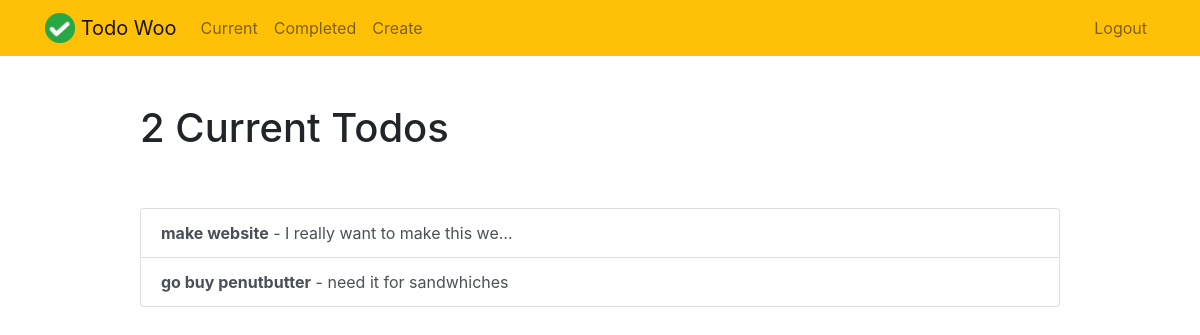
/current/ (signed in), run on the app's committed database.
### todo/models.py (models this page shows, shortened)
class Todo(models.Model):
    title = models.CharField(max_length=100)
    memo = models.TextField(blank=True)
    created = models.DateTimeField(auto_now_add=True)
    datecompleted = models.DateTimeField(null=True, blank=True)
    important = models.BooleanField(default=False)
    user = models.ForeignKey(User, on_delete=models.CASCADE)

### todo/views.py (the view)
# urls.py: path('current/', views.currenttodos, name='currenttodos'),
@login_required
def currenttodos(request):
    todos = Todo.objects.filter(user=request.user, datecompleted__isnull=True)
    return render(request, 'todo/currenttodos.html', {'todos':todos})

### todo/templates/todo/currenttodos.html
{% extends "todo/base.html" %}
{% block content %}
    <div class="row justify-content-center mt-5">
        <div class="col-md-10">
            {% if todos %}
                 <h1>{{ todos.count }} Current Todo{{ todos.count|pluralize }}</h1>
            {% else %}
                           <h1>Current Todos</h1>
            {% endif %}
        </div>
    </div>
    <div class="row justify-content-center mt-5">
        <div class="col-md-10">
        {% if todos %}
            <div class="list-group">
                {% for todo in todos %}
                    <a href="{% url 'viewtodo' todo.id %}" class="list-group-item list-group-item-action{% if todo.important %} list-group-item-danger{% endif %}"><b>{{ todo.title }}</b>{% if todo.memo %} - {{ todo.memo|truncatechars:30 }}{% endif %}</a>
                {% endfor %}
            </div>
        {% else %}
            <div class="text-center">
                <h2>Looks like you don't have any todos! Nice work.</h2>
            <br>
            <a role="button" class="btn btn-primary" href="{% url 'createtodo' %}">New Todo</a>
            </div>
        {% endif %}
        </div>
    </div>
{% endblock %}

### data on the page
Todo: title "make website", memo "I really want to make this we…"
Todo: title "go buy penutbutter", memo "need it for sandwhiches"

### other printed values
{{ todos.count }} "2"
